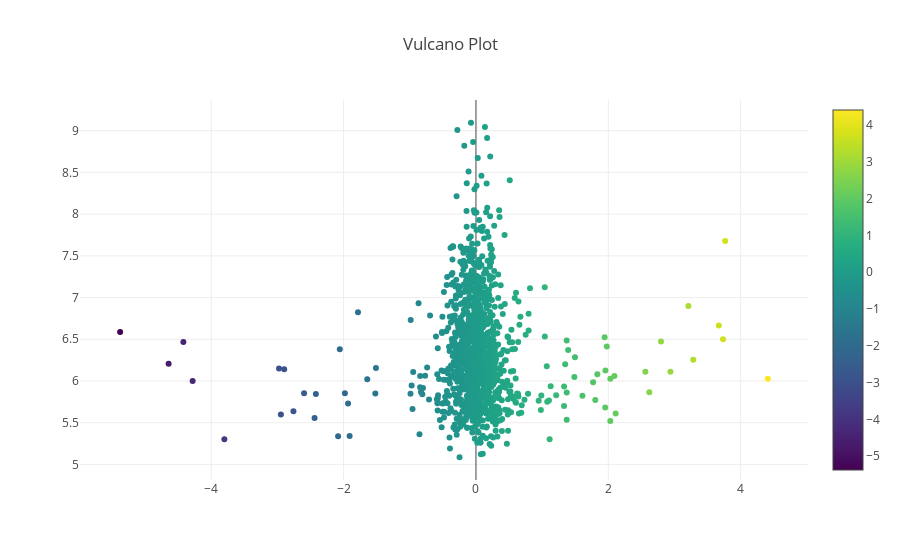

Write notebook code for a chart like this one.
### Code cell
#interactive plot
trace = go.Scatter(
    x=selection.logRatio,
    y=selection.logInt,
    mode='markers',
    name='Vulcano Plot',
    text = [a + ' ' +b for a,b in zip(selection.index.values, selection.Gene_desc)],
    hoverinfo = 'text',
    marker=dict(
        #size=16,
        color = selection.logRatio, #set color equal to a variable
        colorscale='Viridis',
        showscale=True
    )
)

layout = go.Layout(
title='Vulcano Plot',
    
)
fig = go.Figure(data=[trace], layout=layout)
iplot(fig, filename='test')

### Figure 1 — Plotly figure (JSON) as saved in the notebook; plotly's stock layout.template omitted (floating-point values rounded to 4 significant figures; data arrays with more than 128 entries replaced by an {"elided": "..."} marker saying what was removed)
{"data": [{"hoverinfo": "text", "marker": {"color": {"elided": "1222 float values"}, "colorscale": "Viridis", "showscale": true}, "mode": "markers", "name": "Vulcano Plot", "text": {"elided": "1222 str values"}, "type": "scatter", "uid": "c5a25a36-9bc9-11e8-86a6-005056c00008", "x": {"elided": "1222 float values"}, "y": {"elided": "1222 float values"}}], "layout": {"title": "Vulcano Plot"}}
